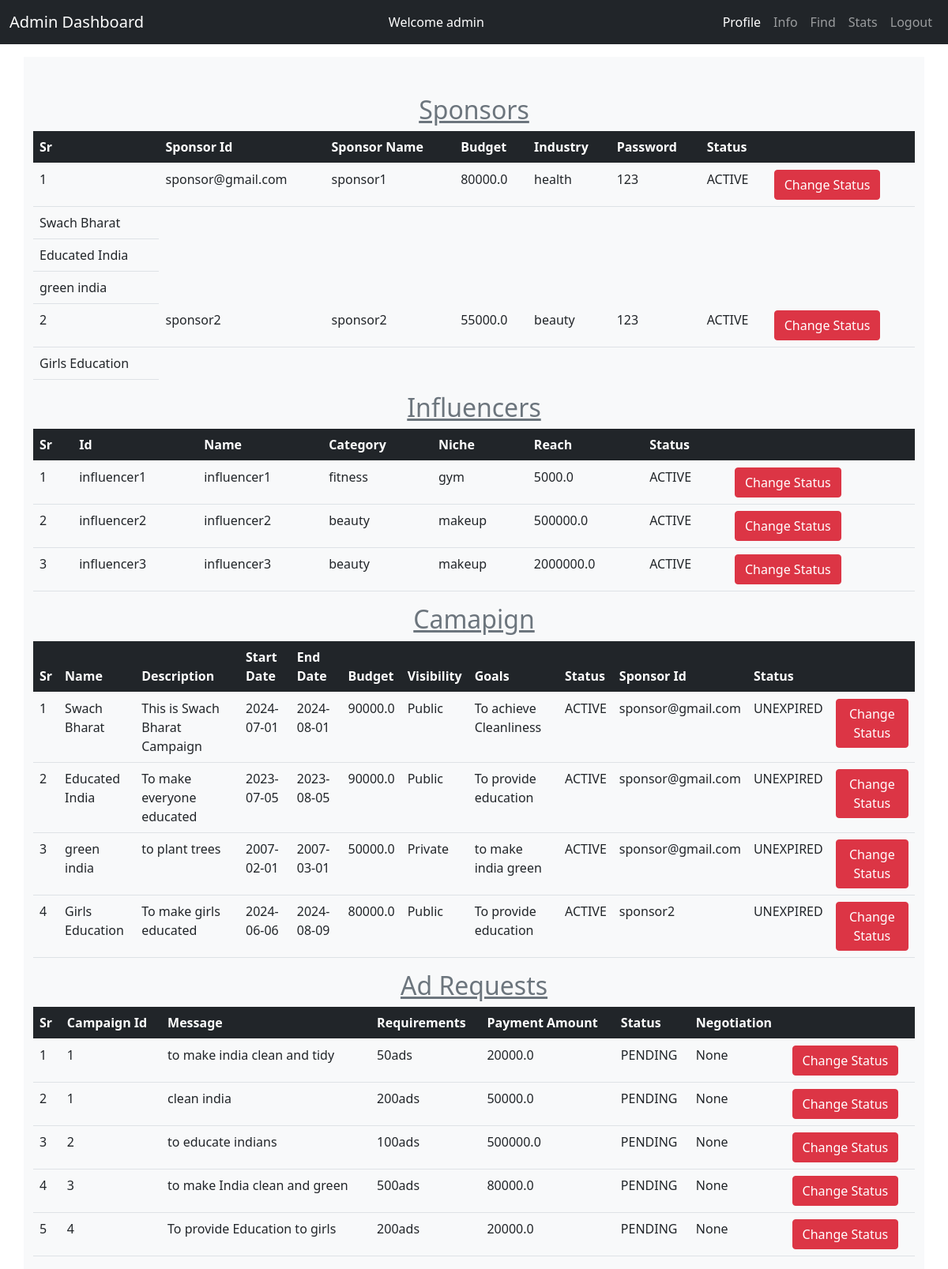
Screenshot of /admin/info (signed in) with the database file from the repository.
### models/model.py (models this page shows, shortened)
class Sponsor(db.Model):
  __tablename__ = "sponsors"
  id = db.Column(db.Integer, autoincrement=True, primary_key=True)
  sponsor_id = db.Column(db.String(200), nullable=False, unique=True)
  sponsor_name = db.Column(db.String(300), nullable=False)
  sponsor_password = db.Column(db.String(50), nullable=False)
  industry = db.Column(db.String(200), nullable=False)
  budget = db.Column(db.Float, nullable=False)
  status = db.Column(db.String(200), nullable=False)
  campaigns = db.relationship("Campaign", backref="sponsor",lazy=True)
  create_date = db.Column(db.DateTime, default=datetime.now(timezone.utc))

class Campaign(db.Model):
  __tablename__ = 'campaigns'
  campaign_id = db.Column(db.Integer, autoincrement=True, primary_key=True)
  name = db.Column(db.String(200), nullable=False)
  description = db.Column(db.String(200), nullable=False)
  start_date = db.Column(db.String(200), nullable=False)
  end_date = db.Column(db.String(200), nullable=False)
  budget = db.Column(db.Float, nullable=False)
  visibility = db.Column(db.String(200), nullable=False)
  goals = db.Column(db.String(200), nullable=False)
  status = db.Column(db.String(200), nullable=False)#active or inactive
  sponsor_id = db.Column(db.String(200),
                         db.ForeignKey("sponsors.sponsor_id"),
                         nullable=False)
  adrequests=db.relationship("AdRequest", backref="campaign",lazy=True)
  create_date = db.Column(db.DateTime, default=datetime.now(timezone.utc))
  expiry=db.Column(db.String(100),nullable=False)# campaign expiry date

class Influencer(db.Model):
  __tablename__ = "influencers"
  id = db.Column(db.Integer, autoincrement=True, primary_key=True)
  influencer_id = db.Column(db.String(200), nullable=False, unique=True)
  influencer_name = db.Column(db.String(200), nullable=False)
  influencer_password = db.Column(db.String(50), nullable=False)
  category = db.Column(db.String(200), nullable=False)
  niche = db.Column(db.String(200), nullable=False)
  reach = db.Column(db.Float, nullable=False)
  status = db.Column(db.String(200), nullable=False)
  create_date = db.Column(db.DateTime, default=datetime.now(timezone.utc))
  adrequest=db.relationship("AdRequest", backref="influencer",lazy=True)

class AdRequest(db.Model):
  __tablename__ = 'adrequests'
  adrequest_id = db.Column(db.Integer, autoincrement=True, primary_key=True)
  message = db.Column(db.String(200), nullable=False)
  requirements = db.Column(db.String(200), nullable=False)
  payment_amount = db.Column(db.Float, nullable=False)
  status = db.Column(db.String(200), nullable=False)
  campaign_id = db.Column(db.String(200),
                          db.ForeignKey("campaigns.campaign_id"),
                          nullable=False)
  influencer_id = db.Column(db.String(200),
                            db.ForeignKey("influencers.influencer_id"))
  create_date = db.Column(db.DateTime, default=datetime.now(timezone.utc))
  negotiation=db.Column(db.String(400))# negotiation by influencer

### controllers/admin.py (the view)
@app.route('/admin/info')
def admin_info():
  admin_id = session["user_id"]
  sponsors = Sponsor.query.all()
  influencers = Influencer.query.all()
  campaigns = Campaign.query.all()
  adrequests = AdRequest.query.all()
  return render_template('/admin/admin_info.html',
                         admin_id=admin_id,
                         sponsors=sponsors,
                         influencers=influencers,
                         campaigns=campaigns,
                         adrequests=adrequests)

### templates/admin/admin_info.html (shortened to what this page needs)
{% extends '/admin/admin_dashboard.html' %}
{% block content %}
<div class="container ">
<div class="row justify-content-center mt-3">
  <div class="col bg-light ">
  <div class="mt-5 ">
      {% if sponsors %}
       <h2 class='text-secondary text-center'><u>Sponsors</u></h2>
       <table class='table table-responsive'>
          <thead class='bg-dark text-white'>
         <tr>
           <th>Sr</th>
           <th>Sponsor Id</th>
           <th>Sponsor Name</th>
           <th>Budget</th>
           <th>Industry</th>
           <th>Password</th>
           <th>Status</th>
           <th colspan=1></th>
         </tr>
          </thead>
         {% for sponsor in sponsors %}
         <tr>
           <td>{{loop.index}}</td>
           <td>{{ sponsor.sponsor_id }}</td>
         <td>{{ sponsor.sponsor_name }}</td>
           <td>{{ sponsor.budget }}</td>
           <td>{{ sponsor.industry }}</td>
           <td>{{ sponsor.sponsor_password }}</td>
           <td>{{ sponsor.status }}</td>
           <td><a type="button" href='/admin/sponsor/flag/{{sponsor.sponsor_id}}' class="btn btn-danger">Change Status</a></td>
         </tr>
         {% for campaign in sponsor.campaigns %}
         <tr><td>
           {{campaign.name}}
         </td></tr>
         {% endfor %}
         {% endfor %}
       </table>
       {% endif %}
  </div>
  <div>
    {% if influencers %}
       <h2 class='text-secondary text-center'><u>Influencers</u></h2>
       <table class='table table-responsive'>
         <thead class='bg-dark text-white'>
         <tr>
           <th>Sr</th>
           <th>Id</th>
           <th>Name</th>
           <th>Category</th>
           <th>Niche</th>
           <th>Reach</th>
           <th>Status</th>
           <th colspan=1></th>
         </tr>
         </thead>
         {% for influencer in influencers %}
         <tr>
           <td>{{loop.index}}</td>
           <td>{{ influencer.influencer_id }}</td>
         <td>{{ influencer.influencer_name }}</td>
           <td>{{ influencer.category }}</td>
           <td>{{ influencer.niche }}</td>
           <td>{{ influencer.reach }}</td>
           <td>{{influencer.status}}</td>
           <td><a type="button" href='/admin/influencer/flag/{{influencer.influencer_id}}' class="btn btn-danger">Change Status</a></td>
         </tr>
         {% endfor %}
       </table>
       {% endif %}
  </div>
  <div>
    {% if campaigns %}
     <h2 class='text-secondary text-center'><u>Camapign</u></h2>
     <table class='table table-responsive'>
       <thead class='bg-dark text-white'>
       <tr>
         <th>Sr</th>
         <th>Name</th>
         <th>Description</th>
         <th>Start Date</th>
         <th>End Date</th>
         <th>Budget</th>
         <th>Visibility</th>
         <th>Goals</th>
         <th>Status</th>
         <th>Sponsor Id</th>
         <th>Status</th>
         <th colspan=1></th>
       </tr>
       </thead>
       {% for campaign in campaigns %}
       <tr>
         <td>{{loop.index}}</td>
         <td>{{ campaign.name }}</td>
       <td>{{ campaign.description }}</td>
         <td>{{ campaign.start_date }}</td>
         <td>{{ campaign.end_date }}</td>
         <td>{{ campaign.budget }}</td>
         <td>{{campaign.visibility}}</td>
         <td>{{campaign.goals}}</td>
         <td>{{campaign.status}}</td>
         <td>{{campaign.sponsor_id}}</td>
         <td>{{campaign.expiry}}</td>
         <td><a type="button" href='/admin/campaign/flag/{{campaign.campaign_id}}' class="btn btn-danger">Change Status</a></td>
       </tr>
       {% endfor %}
     </table>
     {% endif %}
  </div>
  <div>
    {% if adrequests %}
     <h2 class='text-secondary text-center'><u>Ad Requests</u></h2>
     <table class='table table-responsive'>
       <thead class='bg-dark text-white'>
       <tr>
         <th>Sr</th>
         <th>Campaign Id</th>
         <th>Message</th>
         <th>Requirements</th>
         <th>Payment Amount</th>
         <th>Status</th>
         <th>Negotiation</th>
         <th colspan=1></th>
       </tr></thead>
       {% for adrequest in adrequests %}
       <tr>
         <td>{{loop.index}}</td>
         <td>{{ adrequest.campaign_id  }}</td>
       <td>{{ adrequest.message  }}</td>
         <td>{{ adrequest.requirements   }}</td>
         <td>{{ adrequest.payment_amount  }}</td>
         <td>{{ adrequest.status }}</td>
         <td>{{adrequest.negotiation}}</td>
         <td><a type="button" href='/admin/campaign/flag/{{adrequest.adrequest_id}}' class="btn btn-danger">Change Status</a></td>
       </tr>
       {% endfor %}
     </table>
     {% endif %}
  </div>
  </div>
  </div>
  </div>
{% endblock %}

### rows the page displays
Sponsor: sponsor_id "sponsor@gmail.com", sponsor_name "sponsor1", budget "80000.0", industry "health", sponsor_password "123", status "ACTIVE"
Campaign: name "Swach Bharat", description "This is Swach Bharat Campaign", start_date "2024-07-01", end_date "2024-08-01", budget "90000.0", visibility "Public", goals "To achieve Cleanliness", status "ACTIVE", sponsor_id "sponsor@gmail.com", expiry "UNEXPIRED"
Campaign: name "Educated India", description "To make everyone educated", start_date "2023-07-05", end_date "2023-08-05", budget "90000.0", visibility "Public", goals "To provide education", status "ACTIVE", sponsor_id "sponsor@gmail.com", expiry "UNEXPIRED"
Campaign: name "green india", description "to plant trees", start_date "2007-02-01", end_date "2007-03-01", budget "50000.0", visibility "Private", goals "to make india green", status "ACTIVE", sponsor_id "sponsor@gmail.com", expiry "UNEXPIRED"
Sponsor: sponsor_id "sponsor2", sponsor_name "sponsor2", budget "55000.0", industry "beauty", sponsor_password "123", status "ACTIVE"
Campaign: name "Girls Education", description "To make girls educated", start_date "2024-06-06", end_date "2024-08-09", budget "80000.0", visibility "Public", goals "To provide education", status "ACTIVE", sponsor_id "sponsor2", expiry "UNEXPIRED"
Influencer: influencer_id "influencer1", influencer_name "influencer1", category "fitness", niche "gym", reach "5000.0", status "ACTIVE"
Influencer: influencer_id "influencer2", influencer_name "influencer2", category "beauty", niche "makeup", reach "500000.0", status "ACTIVE"
Influencer: influencer_id "influencer3", influencer_name "influencer3", category "beauty", niche "makeup", reach "2000000.0", status "ACTIVE"
AdRequest: campaign_id "1", message "to make india clean and tidy", requirements "50ads", payment_amount "20000.0", status "PENDING", negotiation "None"
AdRequest: campaign_id "1", message "clean india", requirements "200ads", payment_amount "50000.0", status "PENDING", negotiation "None"
AdRequest: campaign_id "2", message "to educate indians", requirements "100ads", payment_amount "500000.0", status "PENDING", negotiation "None"
AdRequest: campaign_id "3", message "to make India clean and green", requirements "500ads", payment_amount "80000.0", status "PENDING", negotiation "None"
AdRequest: campaign_id "4", message "To provide Education to girls", requirements "200ads", payment_amount "20000.0", status "PENDING", negotiation "None"

### other values shown
{{ session['user_id'] }} "admin"
